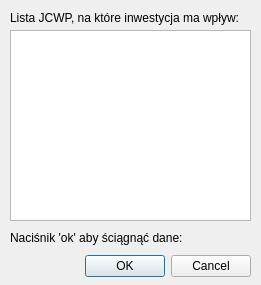
<?xml version="1.0" encoding="UTF-8"?>
<ui version="4.0">
 <class>CatchmentJcwpDialogBase</class>
 <widget class="QDialog" name="CatchmentJcwpDialogBase">
  <property name="geometry">
   <rect>
    <x>0</x>
    <y>0</y>
    <width>261</width>
    <height>285</height>
   </rect>
  </property>
  <property name="windowTitle">
   <string>Catchment JCWP data</string>
  </property>
  <widget class="QDialogButtonBox" name="button_box">
   <property name="geometry">
    <rect>
     <x>70</x>
     <y>250</y>
     <width>181</width>
     <height>32</height>
    </rect>
   </property>
   <property name="orientation">
    <enum>Qt::Horizontal</enum>
   </property>
   <property name="standardButtons">
    <set>QDialogButtonBox::Cancel|QDialogButtonBox::Ok</set>
   </property>
  </widget>
  <widget class="QListView" name="listView">
   <property name="geometry">
    <rect>
     <x>10</x>
     <y>30</y>
     <width>241</width>
     <height>191</height>
    </rect>
   </property>
  </widget>
  <widget class="QLabel" name="label_3">
   <property name="geometry">
    <rect>
     <x>10</x>
     <y>10</y>
     <width>261</width>
     <height>16</height>
    </rect>
   </property>
   <property name="text">
    <string>Lista JCWP, na które inwestycja ma wpływ:</string>
   </property>
  </widget>
  <widget class="QLabel" name="label_4">
   <property name="geometry">
    <rect>
     <x>10</x>
     <y>230</y>
     <width>241</width>
     <height>16</height>
    </rect>
   </property>
   <property name="text">
    <string>Naciśnik 'ok' aby ściągnąć dane:</string>
   </property>
  </widget>
 </widget>
 <resources/>
 <connections>
  <connection>
   <sender>button_box</sender>
   <signal>accepted()</signal>
   <receiver>CatchmentJcwpDialogBase</receiver>
   <slot>accept()</slot>
   <hints>
    <hint type="sourcelabel">
     <x>20</x>
     <y>20</y>
    </hint>
    <hint type="destinationlabel">
     <x>20</x>
     <y>20</y>
    </hint>
   </hints>
  </connection>
  <connection>
   <sender>button_box</sender>
   <signal>rejected()</signal>
   <receiver>CatchmentJcwpDialogBase</receiver>
   <slot>reject()</slot>
   <hints>
    <hint type="sourcelabel">
     <x>20</x>
     <y>20</y>
    </hint>
    <hint type="destinationlabel">
     <x>20</x>
     <y>20</y>
    </hint>
   </hints>
  </connection>
 </connections>
</ui>
